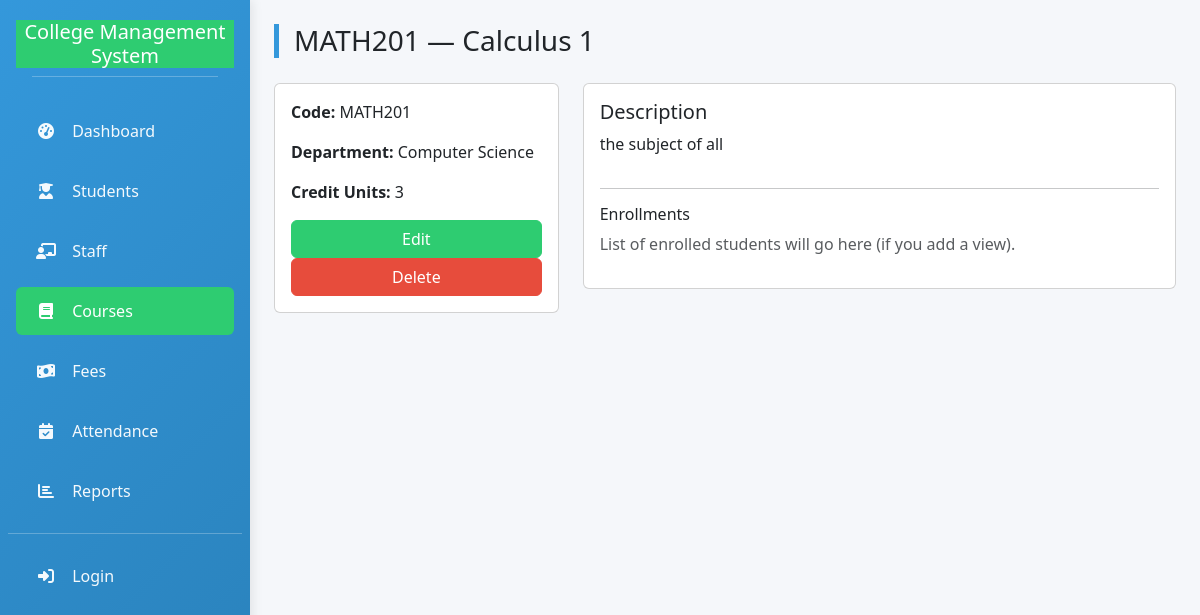
/courses/5/, run on the app's committed database.
### college_db/models.py (models this page shows, shortened)
class Course(models.Model):
    department = models.CharField(max_length=200, blank=True, null=True)
    code = models.CharField(max_length=50, unique=True)
    name = models.CharField(max_length=255)
    description = models.TextField(blank=True)
    credit_units = models.PositiveSmallIntegerField(default=0)

### college_db/views.py (the view)
# urls.py: path('courses/<int:course_id>/', views.view_course, name='view_course'),
def view_course(request, course_id):
    course = get_object_or_404(Course, pk=course_id)
    return render(request, 'college_db/view_course.html', {'course': course})

### college_db/templates/college_db/view_course.html (shortened to what this page needs)
{% extends 'college_db/base.html' %}
{% block content %}
<div class="page-header">
  <h3>{{ course.code }} — {{ course.name }}</h3>
</div>
<div class="row">
  <div class="col-md-4">
    <div class="card p-3">
      <p><strong>Code:</strong> {{ course.code }}</p>
      <p><strong>Department:</strong> {{ course.department }}</p>
      <p><strong>Credit Units:</strong> {{ course.credit_units }}</p>
      <a href="{% url 'edit_course' course.id %}" class="btn btn-success">Edit</a>
      <a href="{% url 'delete_course' course.id %}" class="btn btn-danger">Delete</a>
    </div>
  </div>
  <div class="col-md-8">
    <div class="card p-3">
      <h5>Description</h5>
      <p>{{ course.description|default:"No description provided." }}</p>
      <hr>
      <h6>Enrollments</h6>
      <p class="text-muted">List of enrolled students will go here (if you add a view).</p>
    </div>
  </div>
</div>
{% endblock %}

### college_db/templates/college_db/base.html (style rules this page uses)
:root { --primary: #3498db; --secondary: #2ecc71; --accent: #e74c3c; --light: #f8f9fa; --dark: #34495e; --warning: #f39c12; --info: #17a2b8; }
body { background-color: #f5f7fa; font-family: 'Segoe UI', Tahoma, Geneva, Verdana, sans-serif; }
.page-header { border-left: 5px solid var(--primary); padding-left: 15px; margin-bottom: 25px; }
.btn-success { background-color: var(--secondary); border-color: var(--secondary); }
.btn-danger { background-color: var(--accent); border-color: var(--accent); }

### data on the page
Course: code "MATH201", name "Calculus 1", department "Computer Science", credit_units "3", description "the subject of all"
